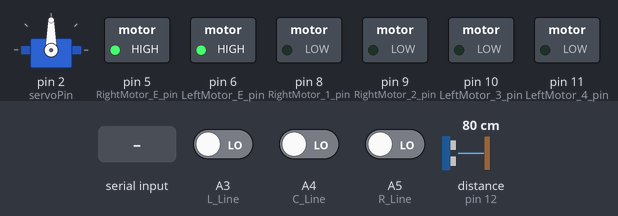
Simulated run of this sketch. Board: Arduino Uno, built with avr-gcc and run on an emulated ATmega328P. Shown: servo, switched loads named in the sketch (green lamp = pin HIGH). Wiring (inferred from the names in the program): ultrasonic range finder: trigger pin 13; echo pin 12. Inputs (shaded band) come from the test bench; at power-on: A3 (L_Line) LOW, A4 (C_Line) LOW, A5 (R_Line) LOW, distance to the obstacle (sensor on pin 12) 80 cm. The echo pulse lasts 58.3 µs per cm; pins used as bus, display or sensor lines are not drawn; what the sketch prints to the serial monitor is not drawn.

Above: at 1.6 s.
1.7 s: "g" received over the second serial link
At 1.99 s:
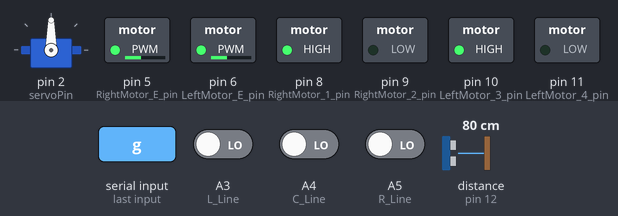
3.6 s: "l" received over the second serial link
At 3.65 s:
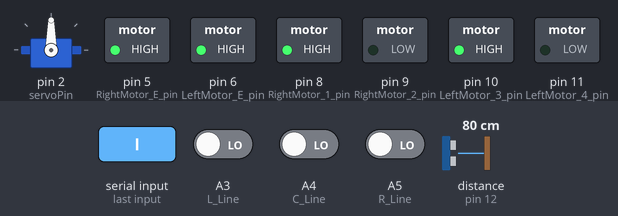
5.2 s: "a" received over the second serial link
At 7.1 s:
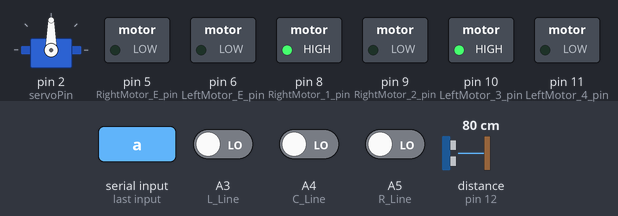
8.2 s: A3 (L_Line) driven HIGH
At 9.6 s:
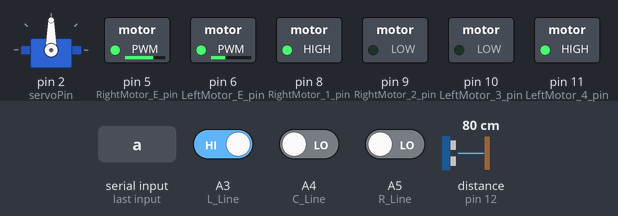
11.2 s: "b" received over the second serial link
At 11.48 s:
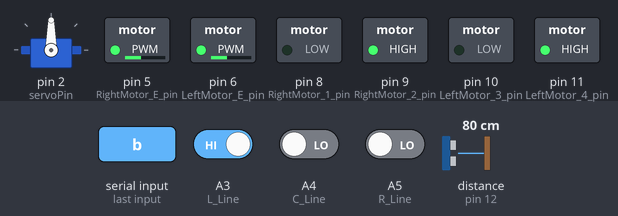
13.1 s: "q" received over the second serial link
At 13.39 s:
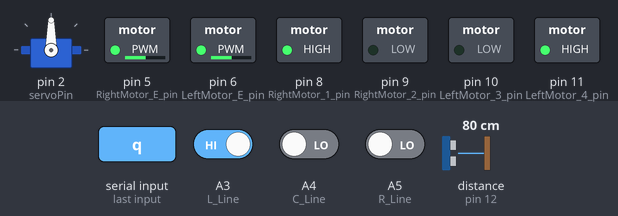
Timing chart, 0 to 16.0 s (numbered marks = the images above; inputs shaded):
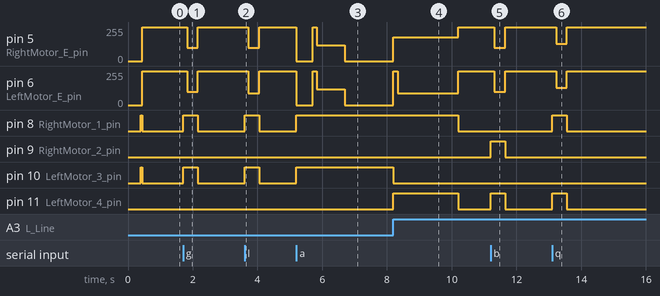

The sketch:

team2_bt_pid.ino
```cpp
// (licence header left out)
/* 2팀 블루투스 수동/자동 + PID 라인트레이서 (버전 C)
 *  - 자동 모드 주행 : 라인센서 3개(0/1)로 오차를 만들고 PID 로 좌우 속도를 정함. 밝은 바탕 + 검은 선
 *  - Kp, Ki, Kd, 기본 속도는 아래 [설정] 숫자를 고쳐서 업로드 (앱 PID 슬라이더는 쓰지 않음)
 *  - 블루투스/모드 전환/안전장치/상태 줄 : PROTOCOL.md (앱 굴노)
 *
 *  오차 (검은 선 = 1)        L C R
 *     0 : 가운데             0 1 0
 *    +1 / +2 : 선이 오른쪽   0 1 1 / 0 0 1
 *    -1 / -2 : 선이 왼쪽     1 1 0 / 1 0 0
 *    ±3 : 선 놓침 (마지막으로 본 쪽)  0 0 0
 *  오차 0, ±1 (직선, 완만한 커브) : PID
 *    보정 = Kp*오차 + Ki*누적오차 + D항
 *    왼쪽 = 기본 속도 + 보정, 오른쪽 = 기본 속도 - 보정  (보정이 + 면 오른쪽으로 돎)
 *  오차 ±2, ±3 (코너, 선 놓침) : 바깥 바퀴 CORNER_OUT, 안쪽 바퀴 CORNER_IN 으로 회전 (기본: 원을 그리듯)
 *    가운데 센서가 선을 다시 보면 PID 로 돌아감
 *  자세한 설명 : docs/PID.md
 */

#include <SoftwareSerial.h>
#include <Servo.h>

// ============================================================
// [설정]
// ============================================================

// --- PID ---
const float KP = 51;        // 오차 1 당 보정. 좌우로 흔들리면 내림
const float KI = 0.2;         // 누적 오차(오차 x 초) 1 당 보정. 긴 커브에서 점점 더 꺾게 함. 0 부터 조금씩
const float KD = 30;        // 오차가 한 칸 바뀔 때 반대로 잡아 주는 양. 흔들림이 남으면 올림
const int BASE = 120;       // 기본 속도 (0~255)
// --- 코너(오차 ±2)·선 놓침(±3) : 바깥 바퀴와 안쪽 바퀴 힘을 따로 ---
//   CORNER_IN  -170 : 제자리 회전 (확실히 돌지만 접지력이 많이 필요. 요철에서 미끄러짐)
//   CORNER_IN   -90 : 안쪽은 천천히 뒤로, 바깥은 앞으로 (4바퀴 모두 돌면서 돎. 시뮬레이션에서 가장 잘 돎)
//   CORNER_IN     0 : 안쪽 바퀴를 세우고 바깥만 돌림 (예전 방식)
const int CORNER_OUT = 180;     // 바깥 바퀴 (앞으로). 새 배터리(전압 높음)에서 220 은 너무 크게 돎. 배터리 약해져 덜 돌면 200~220
const int CORNER_IN = -90;      // 안쪽 바퀴 (- 는 뒤로). 감속기가 작아 힘이 약하므로 0 이 아니면 최소 MIN_PWM(90),
                                //   방향이 바뀌는 순간 0.08초 최대 힘(KICK). 안 돌면 -130 쪽으로, 요철에서 미끄러지면 -90 쪽으로
const unsigned long PID_MS = 20;      // PID 계산 주기
const float I_LIMIT = 50;             // 누적 오차 한계 (너무 쌓이지 않게)
// 디지털 센서는 오차가 0 -> 1 처럼 계단으로 바뀌어서 D 가 한 번(20ms)만 생기면 모터가 반응하기 전에 사라진다.
// 그래서 D 는 바뀐 순간 생긴 값을 20ms 마다 이 비율로 줄이며 약 0.1초 동안 이어지게 한다.
const float D_DECAY = 0.8;

// --- 선 놓침 / 교차선 ---
const unsigned long LOST_PID_MS = 500;     // 선을 놓치면 먼저 이만큼 PID 로 마지막 쪽으로 보정 (앞으로 가며 완만히, 안쪽 바퀴 0 까지만)
const unsigned long LOST_STOP_MS = 500;    // 그래도 없으면 이만큼 마지막으로 본 쪽으로 크게 꺾으며 찾음 (길면 너무 많이 돎)
const unsigned long BACK_SEARCH_MS = 1000; // 그래도 없으면 반대쪽으로 이만큼 (되돌아오는 0.5초 + 반대쪽 0.5초) 찾고 정지.
                                           // 센서 간격(4.9cm)이 테이프(1.9cm)보다 넓어 코너 뒤 넘치면 선이 반대쪽 틈에 있음
const unsigned long CROSS_STOP_MS = 500;   // 센서 3개 모두 검정이 이만큼 계속되면 정지 (선 끝)

// --- 장애물 ---
const int AVOID_MM = 100;             // 이 거리(10cm) 안이면 정지 (자동), 전진 금지 (수동). 5cm 는 멈추기 전에 부딪힐 수 있어 10cm
const int CLEAR_COUNT = 5;            // 연속 이만큼 안 보여야 다시 출발
const unsigned long PING_MS = 60;     // 초음파 쏘는 간격
const int MIN_VALID_MM = 20;          // 이보다 작으면 잡음으로 버림

// --- 블루투스 / 모드 ---
const unsigned long LINK_MS = 450;         // 수동: 이 시간 무명령이면 정지 (앱은 누르는 동안 0.2초마다 보냄. 한 번 놓쳐도 안 멈추게 450)
// --- 수동 조종 힘 (바닥에서 4륜은 바퀴가 미끄러지며 돌아서 힘이 많이 듦. 차에 맞게 조정) ---
const int MAN_FWD = 100;            // 전진·후진 (새 배터리에서 130 은 빠름. MIN_PWM 90 보다 작으면 출발 못 함)
const int MAN_CURVE_OUT = 100;      // 곡선 회전 바깥 바퀴 (255 -> 100, 차에서 맞춤)
const int MAN_CURVE_IN = 80;       // 곡선 회전 안쪽 바퀴
const int MAN_SPIN = 130;           // 제자리 회전 (230 -> 130, 차에서 맞춤)
const int MIN_PWM = 90;             // 0 이 아니면 최소 이만큼 (작으면 바닥에서 모터가 안 돎)
const int KICK_PWM = 255;           // 출발하거나 방향이 바뀌는 순간 주는 힘
const unsigned long KICK_MS = 120;  // 그 시간 (배터리가 약해도 출발하게 0.08 -> 0.12초)
const float TRIM_L = 1.0, TRIM_R = 1.0;   // 한쪽이 빠르면 빠른 쪽을 0.9 처럼 낮춰 맞춤
const unsigned long SWITCH_HOLD_MS = 500;  // 자동 모드로 전환할 때 무조건 정지하는 안전 지연 (수동 전환은 즉시)
const unsigned long AUTO_LINK_MS = 5000;   // 자동 중 폰 신호가 5초 없으면 정지하고 수동으로 (앱은 0.6초마다 'h')
const unsigned long LINK_SHOW_MS = 1500;   // 앱은 0.6초마다 'h'를 보낸다

// ============================================================
// [핀]
// ============================================================
// 핀 (센서 확장 쉴드의 S 번호). 바뀌지 않는 값이라 모두 const int 로 (RAM 을 안 쓰고, 잘못 바꾸면 컴파일 오류)
const int RightMotor_E_pin = 5, LeftMotor_E_pin = 6;     // 모터 속도(PWM)
const int RightMotor_1_pin = 8, RightMotor_2_pin = 9;    // 오른쪽 모터 방향
const int LeftMotor_3_pin = 10, LeftMotor_4_pin = 11;    // 왼쪽 모터 방향
const int L_Line = A3, C_Line = A4, R_Line = A5;         // 라인센서 왼쪽 A3, 가운데 A4, 오른쪽 A5 (검은 선 = 1)
const int trigPin = 13, echoPin = 12, servoPin = 2;      // 초음파, 서보
const int BT_RXD = 3;                                    // 블루투스 모듈 TXD -> D3 (아두이노가 받는 쪽)
const int BT_TXD = 4;                                    // 블루투스 모듈 RXD -> D4 (아두이노가 보내는 쪽)

// enum 은 첫 함수보다 위에 둔다(아두이노 IDE가 함수 선언을 첫 함수 앞에 끼워 넣음).
enum Mode { MANUAL, AUTO };

// ============================================================
SoftwareSerial BT(BT_RXD, BT_TXD);
Servo EduServo;

Mode mode = MANUAL;
char cmd = 's';
char act = 's';           // 앱에 보내는 지금 동작: g 직진, b 후진, l/r 좌/우, q/w 제자리, s 정지, o 장애물 정지
// 앱에 보내는 지금 단계: MAN 수동, HOLD 전환 대기, LINE 라인 추종, NOLINE 선 놓침(찾는 중),
// LOST 선 못 찾음(정지), CROSS 교차선, END 선 끝(정지), OBST 장애물 대기
const char* stage = "MAN";
unsigned long holdUntil = 0, lastRx = 0, lastLink = 0, lastTx = 0, lastLog = 0;

int frontDist = 9999;     // 마지막으로 잰 거리(mm)
unsigned long lastPing = 0;
bool obstacleStopped = false;
int clearCount = 0;

int pidErr = 0;           // 지금 오차 (-3~3)
float pidOut = 0;         // 지금 보정값
int motorL = 0, motorR = 0;   // 실제로 모터에 준 속도 (-255~255, 음수는 뒤로). 시리얼 로그용
int lastErr = 0, lastSide = 0;
float integ = 0, dTerm = 0;
unsigned long lastPid = 0, lostSince = 0, crossSince = 0;

void setup() {
  // 초음파 센서를 정면으로 돌린 뒤 서보 신호를 끈다. 켜 두면 블루투스(SoftwareSerial)가
  // 글자를 주고받을 때마다 서보 펄스가 흐트러져 센서가 덜덜 떤다. 신호를 꺼도 그 자리에 그대로 있다.
  EduServo.attach(servoPin);
  EduServo.write(90);
  delay(400);
  EduServo.detach();
  pinMode(echoPin, INPUT);
  pinMode(trigPin, OUTPUT);
  pinMode(RightMotor_E_pin, OUTPUT);
  pinMode(RightMotor_1_pin, OUTPUT);
  pinMode(RightMotor_2_pin, OUTPUT);
  pinMode(LeftMotor_3_pin, OUTPUT);
  pinMode(LeftMotor_4_pin, OUTPUT);
  pinMode(LeftMotor_E_pin, OUTPUT);
  Serial.begin(115200);  // 시리얼 모니터도 115200
  BT.begin(9600);        // 블루투스 모듈은 9600
  stopCar();
  Serial.print(F("=== 버전 C (PID) 시작 === Kp ")); Serial.print(KP);
  Serial.print(F(" Ki ")); Serial.print(KI);
  Serial.print(F(" Kd ")); Serial.print(KD);
  Serial.print(F(" 기본 속도 ")); Serial.println(BASE);
}

void loop() {
  serviceBT();
  if (millis() - lastPing >= PING_MS) updateObstacle();

  // 모드 전환 직후 안전 지연
  if (millis() < holdUntil) { stopCar(); stage = "HOLD"; return; }

  if (mode == AUTO) {
    // 장애물 : 정지하고 기다림. 치워지면(CLEAR_COUNT 번 연속 안 보이면) 그 자리에서 다시 라인 추종.
    // 기다린 시간이 선 놓침·교차 시간에 들어가지 않게 타이머를 비움 (안 비우면 출발하자마자 LOST)
    if (obstacleStopped) { stopCar(); act = 'o'; stage = "OBST"; resetPid(); lostSince = 0; crossSince = 0; return; }
    pidLine();
    return;
  }

  // 수동: 끊기면 정지, 장애물 앞에서는 앞으로 가는 명령만 막음
  stage = "MAN";
  pidErr = 0; pidOut = 0;
  if (millis() - lastRx > LINK_MS) cmd = 's';
  bool blocked = obstacleStopped && (cmd == 'g' || cmd == 'l' || cmd == 'r');
  driveManual(blocked ? 's' : cmd);
  if (blocked) act = 'o';
}

// ============================================================
// PID 라인 추종
// ============================================================
// 라인센서 → 오차. 선 놓침(0,0,0)은 따로 처리하므로 여기서는 0 을 돌려줌
int lineError(int L, int C, int R) {
  if (!L && C && !R) return 0;
  if (!L && C && R)  return 1;
  if (!L && !C && R) return 2;
  if (L && C && !R)  return -1;
  if (L && !C && !R) return -2;
  return 0;   // 1,0,1 / 1,1,1 은 가운데로 봄
}

void resetPid() { integ = 0; dTerm = 0; lastErr = 0; lastPid = 0; }

void pidLine() {
  unsigned long now = millis();
  if (lastPid != 0 && now - lastPid < PID_MS) return;
  float dt = (lastPid == 0 || now - lastPid > 200) ? PID_MS / 1000.0 : (now - lastPid) / 1000.0;
  lastPid = now;

  int L = digitalRead(L_Line), C = digitalRead(C_Line), R = digitalRead(R_Line);
  int e;
  bool lostPid = false;                      // 선 놓친 직후 : 회전 대신 PID 보정

  if (L && C && R) {                         // 모두 검정 : 교차선이면 지나가고, 오래 계속되면 선 끝
    if (crossSince == 0) crossSince = now;
    if (now - crossSince >= CROSS_STOP_MS) { stopCar(); stage = "END"; resetPid(); return; }
    stage = "CROSS";
    e = 0;
  } else crossSince = 0;

  if (!L && !C && !R) {                      // 선 놓침 : PID 보정 -> 마지막 쪽으로 크게 꺾으며 찾기 -> 반대쪽 -> 정지
    if (lostSince == 0) lostSince = now;
    unsigned long lost = now - lostSince;
    if (lost >= LOST_PID_MS + LOST_STOP_MS + (lastSide != 0 ? BACK_SEARCH_MS : 0)) { stopCar(); stage = "LOST"; resetPid(); return; }
    stage = "NOLINE";
    lostPid = lost < LOST_PID_MS;
    e = (lost < LOST_PID_MS + LOST_STOP_MS ? lastSide : -lastSide) * 3;   // 마지막 쪽 먼저, 못 찾으면 반대쪽
  } else if (!(L && C && R)) {
    lostSince = 0;
    stage = "LINE";
    e = lineError(L, C, R);
    if (e != 0) lastSide = e > 0 ? 1 : -1;
  }

  // 코너(끝 센서만 선을 봄, ±2) 또는 선 놓침(±3) : 바깥 바퀴 CORNER_OUT, 안쪽 바퀴 CORNER_IN 으로 돈다.
  // (조향이 없으니 좌우 바퀴 힘 차이로 돈다. CORNER_IN 이 음수면 안쪽 바퀴가 뒤로 돌아 더 날카롭게 돎)
  // 가운데 센서가 선을 다시 보면(오차 ±1 이하) 아래 PID 로 돌아간다.
  if (abs(e) >= 2 && !lostPid) {
    int dir = e > 0 ? 1 : -1;                       // + 오른쪽으로 돎
    // 수동 조종과 같은 힘 다듬기(최소 MIN_PWM, 방향 바뀔 때 KICK)를 거쳐서 4바퀴가 실제로 돌게 한다
    if (dir > 0) driveManualLR(CORNER_OUT, CORNER_IN);   // 오른쪽 코너 : 왼쪽이 바깥
    else         driveManualLR(CORNER_IN, CORNER_OUT);   // 왼쪽 코너 : 오른쪽이 바깥
    if (abs(e) == 2) stage = "CORNER";
    integ = 0; dTerm = 0; lastErr = e;              // PID 로 돌아갈 때 쌓인 값 때문에 튀지 않게
    pidErr = e; pidOut = 0;
    act = dir > 0 ? 'w' : 'q';
    return;
  }

  if ((e > 0 && integ < 0) || (e < 0 && integ > 0)) integ = 0;   // 반대쪽으로 넘어가면 누적 초기화
  integ = constrain(integ + e * dt, -I_LIMIT, I_LIMIT);
  dTerm = dTerm * D_DECAY + KD * (e - lastErr);   // 바뀐 순간 생기고 약 0.1초에 걸쳐 줄어듦
  float u = KP * e + KI * integ + dTerm;
  lastErr = e;
  pidErr = e;
  pidOut = u;

  int left = BASE + (int)u, right = BASE - (int)u;
  // PID 구간(오차 ±1 이내)에서는 안쪽 바퀴를 0 까지만 줄이고 뒤로 돌리지 않는다 (확 꺾여 좌우로 흔들리는 것 방지)
  // 출발 킥과 최소 힘(MIN_PWM)을 거쳐서 보냄. 안 거치면 배터리가 약할 때 기본 속도만으로는 감속기를 못 돌려 출발을 못 한다
  driveManualLR(constrain(left, 0, 255), constrain(right, 0, 255));
  act = u > 20 ? 'r' : u < -20 ? 'l' : 'g';
}

// ============================================================
// 장애물 (멈추지 않고 계속 재면서 판단)
// ============================================================
void updateObstacle() {
  digitalWrite(trigPin, HIGH);
  delayMicroseconds(10);
  digitalWrite(trigPin, LOW);
  long duration = pulseIn(echoPin, HIGH, 12000);
  lastPing = millis();
  int mm = duration * 340L / 2000;
  frontDist = (duration == 0 || mm < MIN_VALID_MM) ? 9999 : mm;

  if (frontDist < AVOID_MM) { obstacleStopped = true; clearCount = 0; }
  else if (obstacleStopped && ++clearCount >= CLEAR_COUNT) obstacleStopped = false;
}

// ============================================================
// 블루투스
// ============================================================
// 들어온 글자 처리 + 0.2초마다 상태 줄 송신 + 0.2초마다 시리얼 로그
void serviceBT() {
  while (BT.available()) {
    char c = BT.read();
    // 명령표에 없는 글자(터미널 앱의 \r \n, 앱이 보내는 #P60 같은 설정 글자 등)는 무시
    if (c == 0 || !strchr("gblrsqwamh", c)) continue;
    lastLink = millis();
    // 'h'는 앱이 살아 있다는 신호일 뿐. lastRx(주행 명령 시각)는 건드리지 않는다.
    if (c == 'h') continue;
    Serial.print(F("수신: ")); Serial.println(c);
    lastRx = millis();
    if (c == 'a') setMode(AUTO);
    else if (c == 'm') setMode(MANUAL);
    else {
      if (mode == AUTO) setMode(MANUAL);  // 자동 중 조종 명령 = 사람이 개입
      cmd = c;
    }
  }
  unsigned long now = millis();
  // 자동 중 폰 신호('h' 등)가 AUTO_LINK_MS 넘게 없으면 끊긴 것 → 정지하고 수동으로
  if (mode == AUTO && millis() - lastLink > AUTO_LINK_MS) {
    setMode(MANUAL);
    Serial.println(F("[연결 끊김] 자동 주행 중지"));
  }
  // 폰에 상태 한 줄: 모드+동작, 거리(cm), 라인센서 L C R, 단계, 오차, 보정. 예) "ar,23,011,LINE,1,60"
  if (now - lastTx >= 200) {
    lastTx = now;
    BT.print(mode == AUTO ? 'a' : 'm'); BT.print(act);
    BT.print(','); BT.print(frontDist >= 9999 ? 999 : frontDist / 10);
    BT.print(','); BT.print(digitalRead(L_Line)); BT.print(digitalRead(C_Line)); BT.print(digitalRead(R_Line));
    BT.print(','); BT.print(stage);
    BT.print(','); BT.print(pidErr);
    BT.print(','); BT.println((int)pidOut);
  }
  if (now - lastLog >= 200) {
    lastLog = now;
    bool linked = lastLink != 0 && now - lastLink < LINK_SHOW_MS;
    Serial.print(linked ? F("링크=O ") : F("링크=X "));
    Serial.print(mode == AUTO ? F("AUTO ") : F("MAN  "));
    // 예) 링크=O MAN  단계=MAN act=g cmd=g 라인=010 오차=0 보정=0 모터L=150 R=150 거리=230mm 장애물=X
    Serial.print(F("단계=")); Serial.print(stage);
    Serial.print(F(" act=")); Serial.print(act);
    Serial.print(F(" cmd=")); Serial.print(cmd);
    Serial.print(F(" 라인=")); Serial.print(digitalRead(L_Line));
    Serial.print(digitalRead(C_Line)); Serial.print(digitalRead(R_Line));
    Serial.print(F(" 오차=")); Serial.print(pidErr);
    Serial.print(F(" 보정=")); Serial.print((int)pidOut);
    Serial.print(F(" 모터L=")); Serial.print(motorL);
    Serial.print(F(" R=")); Serial.print(motorR);
    Serial.print(F(" 거리=")); Serial.print(frontDist);
    Serial.print(F("mm 장애물=")); Serial.println(obstacleStopped ? 'O' : 'X');
  }
}

void setMode(Mode m) {
  mode = m;
  cmd = 's';
  stopCar();
  // 자동으로 갈 때만 안전 지연 동안 무조건 정지. 수동으로 갈 때는 즉시 (멈추고 바로 조종 가능)
  holdUntil = (m == AUTO) ? millis() + SWITCH_HOLD_MS : 0;
  resetPid();
  lostSince = 0;
  crossSince = 0;
}

void driveManual(char c) {
  switch (c) {
    case 'g': driveManualLR( MAN_FWD,  MAN_FWD); break;              // 전진
    case 'b': driveManualLR(-MAN_FWD, -MAN_FWD); break;              // 후진
    case 'l': driveManualLR( MAN_CURVE_IN,  MAN_CURVE_OUT); break;   // 좌회전(곡선)
    case 'r': driveManualLR( MAN_CURVE_OUT, MAN_CURVE_IN); break;    // 우회전(곡선)
    case 'q': driveManualLR(-MAN_SPIN,  MAN_SPIN); break;            // 제자리 좌회전
    case 'w': driveManualLR( MAN_SPIN, -MAN_SPIN); break;            // 제자리 우회전
    default:  brakeCar(); act = 's'; return;              // 's' 포함 : 브레이크로 바로 섬
  }
  act = c;
}

// 수동 조종용 모터 힘 다듬기
//   - 출발하거나 방향이 바뀌는 순간 KICK_MS 동안 최대 힘 (처음에 안 도는 것 방지)
//   - 0 이 아닌데 MIN_PWM 보다 작으면 MIN_PWM
//   - TRIM 으로 좌우 모터 차이 맞춤
int kickSignL = 0, kickSignR = 0;
unsigned long kickUntilL = 0, kickUntilR = 0;

int shapePwm(int v, float trim, int &lastSign, unsigned long &kickUntil) {
  int s = (v > 0) - (v < 0);
  if (s == 0) { lastSign = 0; return 0; }
  if (s != lastSign) { lastSign = s; kickUntil = millis() + KICK_MS; }
  int a = min((int)(abs(v) * trim), 255);
  if (millis() < kickUntil) a = KICK_PWM;
  else if (a < MIN_PWM) a = MIN_PWM;
  return s * a;
}

void driveManualLR(int left, int right) {
  driveLR(shapePwm(left, TRIM_L, kickSignL, kickUntilL), shapePwm(right, TRIM_R, kickSignR, kickUntilR));
}

// 브레이크 : 모터 양쪽 선을 같이 LOW 로 묶어 바퀴를 바로 세움 (그냥 0 이면 굴러가다 섬)
void brakeCar() {
  kickSignL = kickSignR = 0;
  motorL = motorR = 0;
  digitalWrite(RightMotor_1_pin, LOW); digitalWrite(RightMotor_2_pin, LOW);
  digitalWrite(LeftMotor_3_pin, LOW);  digitalWrite(LeftMotor_4_pin, LOW);
  analogWrite(RightMotor_E_pin, 255);  analogWrite(LeftMotor_E_pin, 255);
}

// ============================================================
// 모터
// ============================================================
// 왼쪽, 오른쪽 속도(-255~255, 음수는 후진)
void driveLR(int left, int right) {
  drive(right >= 0 ? HIGH : LOW, left >= 0 ? HIGH : LOW, abs(right), abs(left));
}

void stopCar() { act = 's'; drive(HIGH, HIGH, 0, 0); }

void drive(int rightDir, int leftDir, int rightSpeed, int leftSpeed) {   // 방향 HIGH 앞 / LOW 뒤
  motorL = leftDir == HIGH ? leftSpeed : -leftSpeed;
  motorR = rightDir == HIGH ? rightSpeed : -rightSpeed;
  digitalWrite(RightMotor_1_pin, rightDir);
  digitalWrite(RightMotor_2_pin, !rightDir);
  digitalWrite(LeftMotor_3_pin, leftDir);
  digitalWrite(LeftMotor_4_pin, !leftDir);
  analogWrite(RightMotor_E_pin, rightSpeed);
  analogWrite(LeftMotor_E_pin, leftSpeed);
}
```

Measured:
- after the input at 1.7 s, pin 5 (RightMotor_E_pin), pin 6 (LeftMotor_E_pin): 255/255 → 100/255 after 0.13 s, → 255/255 0.32 s later; pin 8 (RightMotor_1_pin), pin 10 (LeftMotor_3_pin): LOW → HIGH at once, → LOW 0.45 s later
- after the input at 3.6 s, pin 5 (RightMotor_E_pin): 255/255 → 100/255 after 0.12 s, → 255/255 0.33 s later; pin 6 (LeftMotor_E_pin): 255/255 → 90/255 after 0.12 s, → 255/255 0.33 s later; pin 8 (RightMotor_1_pin), pin 10 (LeftMotor_3_pin): LOW → HIGH at once, → LOW 0.45 s later
- after the input at 5.2 s, pin 5 (RightMotor_E_pin), pin 6 (LeftMotor_E_pin): 255/255 → 0/255 at once, → 255/255 0.50 s later, → 120/255 0.14 s later, → 0/255 0.87 s later; pin 8 (RightMotor_1_pin), pin 10 (LeftMotor_3_pin): LOW → HIGH at once
- after the input at 8.2 s, pin 5 (RightMotor_E_pin): 0/255 → 180/255 at once, → 255/255 2.0 s later; pin 6 (LeftMotor_E_pin): 0/255 → 255/255 after 0.00 s instead of 2.0 s; pin 10 (LeftMotor_3_pin): HIGH → LOW after 0.00 s instead of 2.0 s; pin 11 (LeftMotor_4_pin): LOW → HIGH at once, → LOW 2.0 s later
- after the input at 11.2 s, pin 5 (RightMotor_E_pin), pin 6 (LeftMotor_E_pin): 255/255 → 100/255 after 0.12 s, → 255/255 0.33 s later; pin 9 (RightMotor_2_pin), pin 11 (LeftMotor_4_pin): LOW → HIGH at once, → LOW 0.45 s later
- after the input at 13.1 s, pin 5 (RightMotor_E_pin), pin 6 (LeftMotor_E_pin): 255/255 → 130/255 after 0.13 s, → 255/255 0.32 s later; pin 8 (RightMotor_1_pin), pin 11 (LeftMotor_4_pin): LOW → HIGH at once, → LOW 0.45 s later
